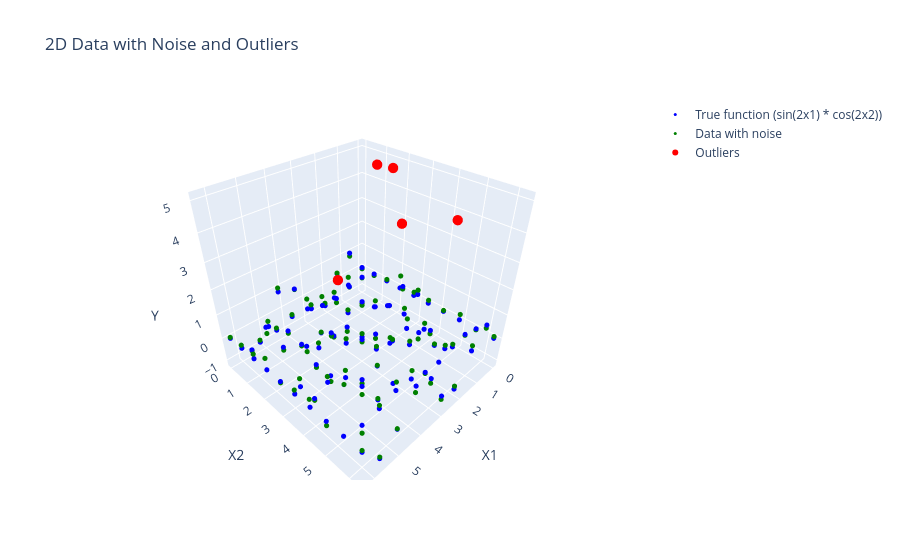

Source (notebook cell):
### Code cell
# Dataset Generation
def generate_2d_data(n=100, noise_std=0.2, outlier_ratio=0.03):
    x1 = np.linspace(0, 2 * np.pi, int(np.sqrt(n)))
    x2 = np.linspace(0, 2 * np.pi, int(np.sqrt(n)))
    x1_grid, x2_grid = np.meshgrid(x1, x2)
    X = np.vstack((x1_grid.flatten(), x2_grid.flatten())).T
    y_true = np.sin(2 * X[:, 0]) * np.cos(2 * X[:, 1])
    y = y_true + np.random.normal(0, noise_std, X.shape[0])

    # Insert outliers
    n_outliers = int(n * outlier_ratio)
    outlier_indices = np.random.choice(n, n_outliers, replace=False)
    y[outlier_indices] = 5 + np.random.uniform(-0.1, 0.1, n_outliers)

    return X, y, y_true, outlier_indices


# Generate 2D dataset with outliers
X, y, y_true, outlier_indices = generate_2d_data(n=100, noise_std=0.2, outlier_ratio=0.05)

# Extract x1, x2 coordinates
x1 = X[:, 0]
x2 = X[:, 1]

# Separate outliers for visualization
outliers_x1 = X[outlier_indices, 0]
outliers_x2 = X[outlier_indices, 1]
outliers_y = y[outlier_indices]

# Create traces for Plotly
true_surface = go.Scatter3d(
    x=x1, y=x2, z=y_true, mode='markers', marker=dict(size=3, color='blue'), name='True function (sin(2x1) * cos(2x2))'
)
data_surface = go.Scatter3d(
    x=x1, y=x2, z=y, mode='markers', marker=dict(size=3, color='green'), name='Data with noise'
)
outliers_surface = go.Scatter3d(
    x=outliers_x1, y=outliers_x2, z=outliers_y, mode='markers', marker=dict(size=6, color='red'), name='Outliers'
)

# Combine the traces
fig = go.Figure(data=[true_surface, data_surface, outliers_surface])

# Update layout for better visualization
fig.update_layout(
    title="2D Data with Noise and Outliers",
    scene=dict(
        xaxis_title="X1",
        yaxis_title="X2",
        zaxis_title="Y"
    ),
    showlegend=True
)

# Show plot
fig.show()
